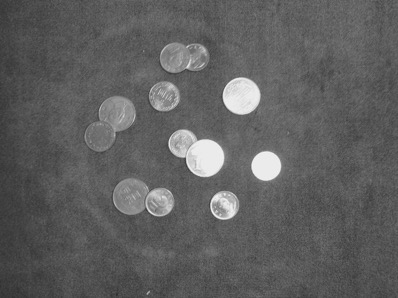
#> input picture proj1/Coin.jpg, 398 x 298 px
$ jupyter execute 'digital_image_processing(Coin).ipynb'
#> lines starting #> are read from the running program, lines starting #| are printed output that depends on the picture; after the words box and inside, x2 and y2 are one past the last pixel; in counts of white or black regions, pixels touching at a corner belong together
[cell 1]
import cv2
import matplotlib.pyplot as plt

[cell 2]
img=cv2.imread('./Coin.jpg')
#> img is the input picture: shape (298, 398, 3); min 46, max 246, mean 95.3
plt.imshow(img)

[cell 3]
img_gray=cv2.cvtColor(img, cv2.COLOR_BGR2GRAY)
plt.imshow(img_gray, 'gray')

[cell 4]
import numpy as np

plt.hist(img_gray.flatten(),256,[0,256], color = 'r')
plt.xlim([0,256])
plt.show()
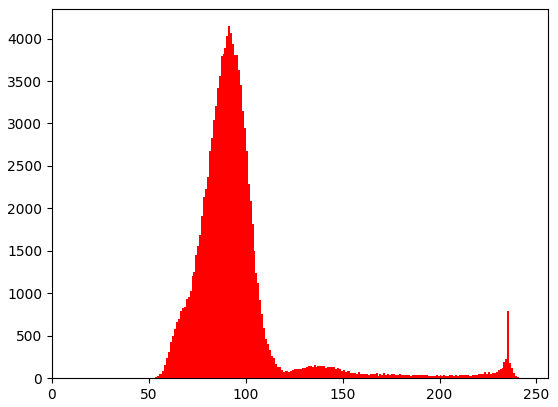
#> figure drawn by matplotlib, 1 panel; tallest bar 4146 high, from x = 91 to 92

[cell 5]
img_equalize=cv2.equalizeHist(img_gray)
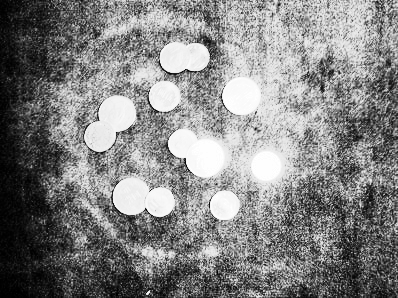
#> img_equalize: shape (298, 398); min 0, max 255, mean 130.2
plt.imshow(img_equalize, 'gray')

[cell 6]
import numpy as np

plt.hist(img_equalize.flatten(),256,[0,256], color = 'r')
plt.xlim([0,256])
plt.show()
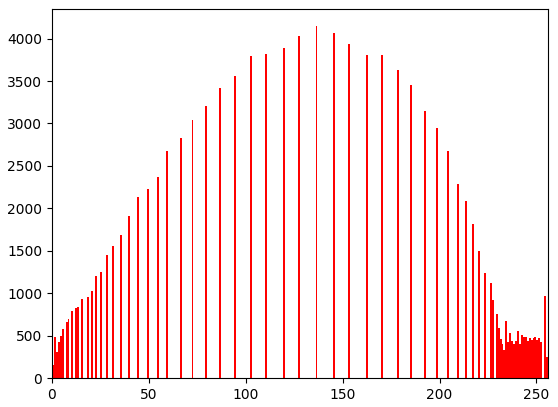
#> figure drawn by matplotlib, 1 panel; tallest bar 4146 high, from x = 136 to 137

[cell 7]
_, img_threshold=cv2.threshold(img_equalize, 230, 255, cv2.THRESH_BINARY)
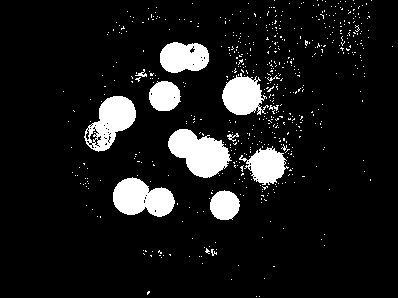
#> img_threshold: shape (298, 398); 9.7% white; 581 white regions (568 under 20 px), largest, box (x1, y1, x2, y2) and area: (168, 129, 232, 178) 1929, (113, 177, 175, 217) 1710, (84, 96, 136, 152) 1580
plt.imshow(img_threshold, 'gray')

[cell 8]
img_blur=cv2.GaussianBlur(img_threshold, (23, 23), 0)
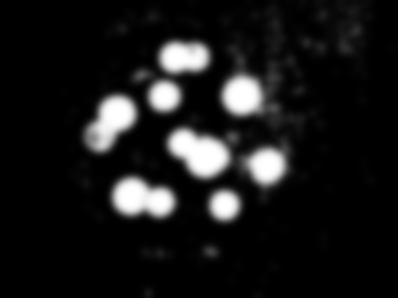
#> img_blur: shape (298, 398); min 0, max 255, mean 24.6
plt.imshow(img_blur, 'gray')

[cell 9]
img_canny=cv2.Canny(img_blur, 160, 160)
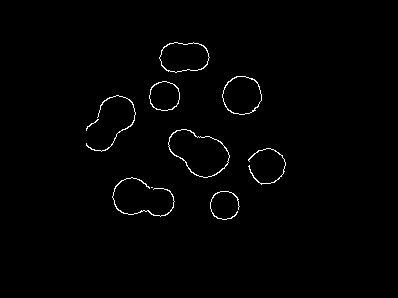
#> img_canny: shape (298, 398); 0.99% white in thin lines or dots, all inside (x1, y1, x2, y2) = (86, 42, 286, 220)
plt.imshow(img_canny, 'gray')

[cell 10]
coin=img_gray.copy()
cnt, _=cv2.findContours(img_canny, cv2.RETR_TREE, cv2.CHAIN_APPROX_SIMPLE)
#> cnt = 14 contours, 2 with area under 20; largest, box (x1, y1, x2, y2) and area: (168, 129, 230, 178) 1900, (168, 129, 230, 178) 1855, (159, 42, 210, 73) 1188, (222, 76, 262, 115) 1166, (159, 42, 210, 73) 1166
cv2.drawContours(coin, cnt, -1, 0, 2)
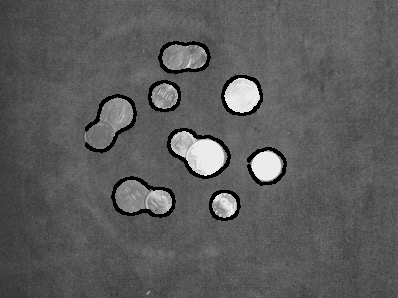
#> coin: shape (298, 398); min 0, max 245, mean 91.2
plt.imshow(coin, 'gray')
